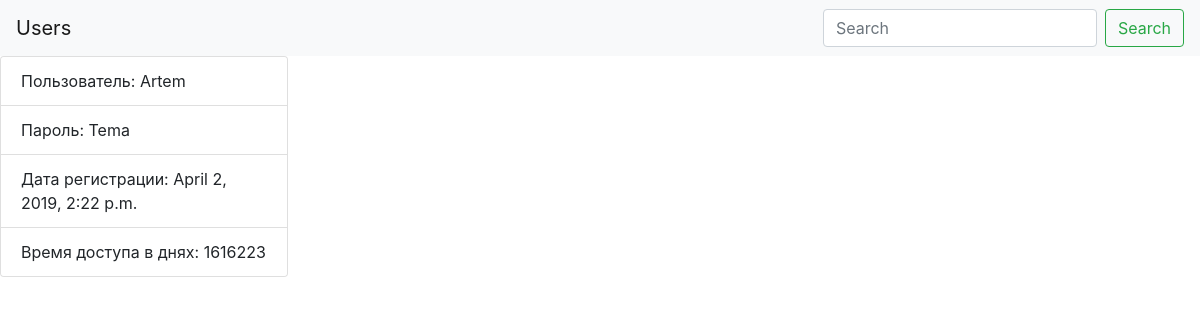
Screenshot of /users_list/4142/ with the database file from the repository.
### user/models.py (models this page shows, shortened)
class User(models.Model):
    name=models.CharField(max_length=150, db_index=True, unique=True)
    password=models.CharField(max_length=50)
    data=models.DateTimeField(auto_now_add=True)
    access_time=models.CharField(max_length=50)
    slug=models.SlugField(max_length=50, unique=True)

### user/views.py (the view)
# urls.py: path('users_list/<str:slug>/', users_list_detail, name='user_detail_url'),
def users_list_detail(request, slug):
    user=User.objects.get(slug__iexact=slug)
    return render(request, 'user_detail.html', context={'user':user, 'slug':slug})

### user/templates/user_detail.html (shortened to what this page needs)
{% extends 'Base.html' %}
{% block content %}
    <div class="card" style="width: 18rem;">
        <ul class="list-group list-group-flush">
            <li class="list-group-item">Пользователь: {{ user.name }}</li>
            <li class="list-group-item">Пароль: {{ user.password }}</li>
            <li class="list-group-item">Дата регистрации: {{ user.data }}</li>
            <li class="list-group-item">Время доступа в днях: {{ user.access_time }}</li>
        </ul>
    </div>
{% endblock %}

### rows the page displays
User: name "Artem", password "Tema", data "April 2, 2019, 2:22 p.m.", access_time "1616223"
